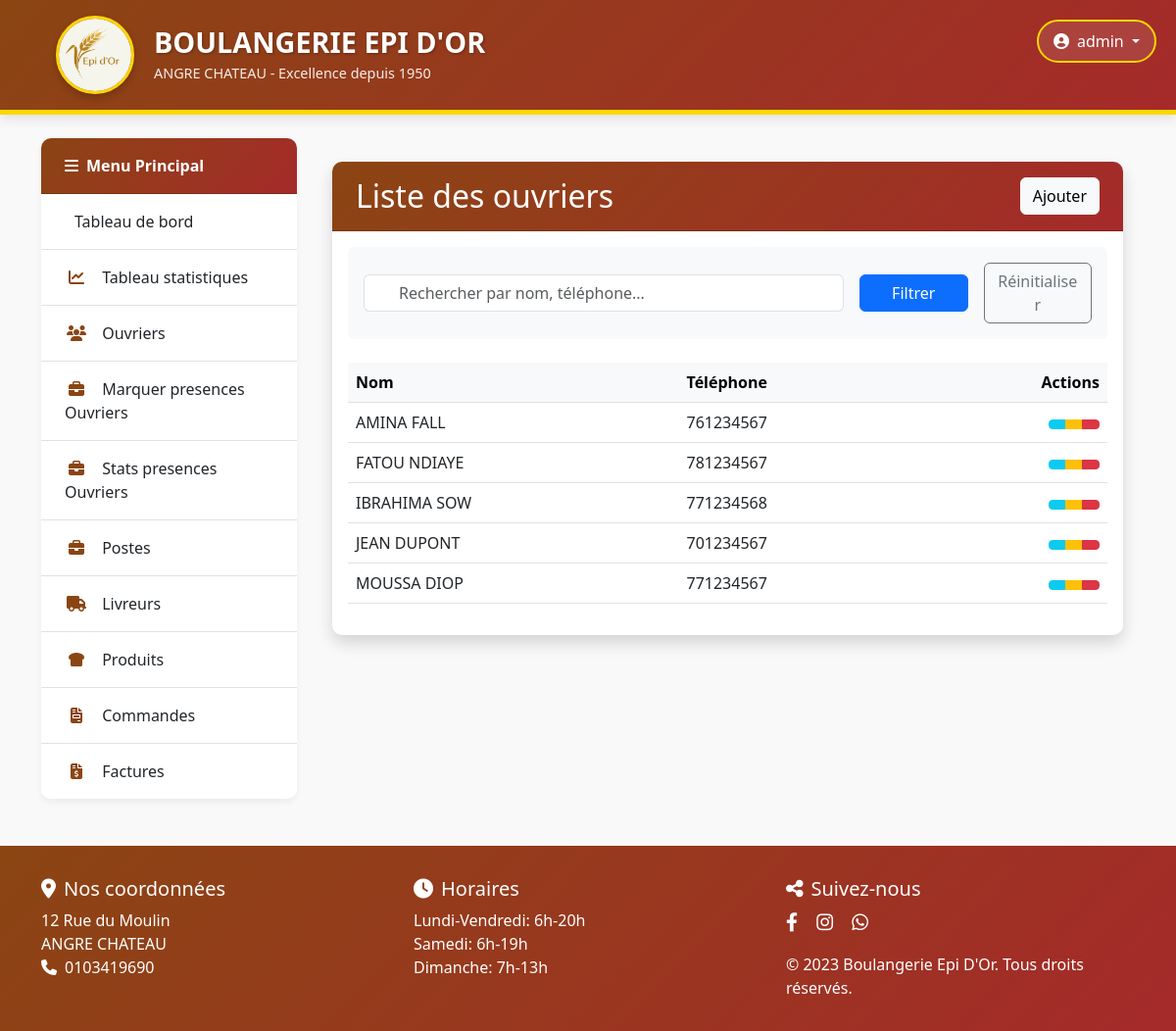
/gestion/ouvriers/ (signed in), run on an earlier commit of the app's database.
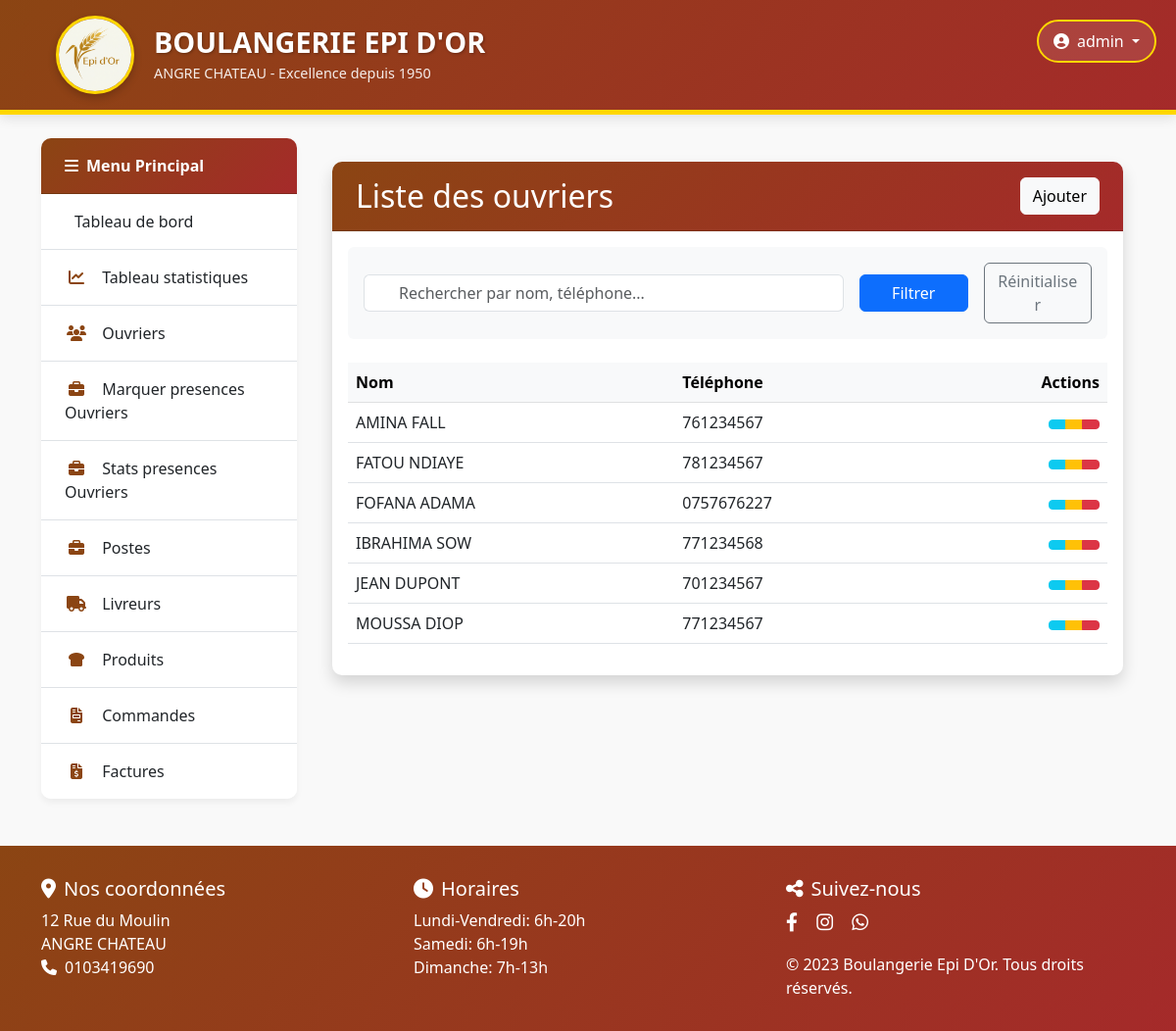
And on a later commit of the database.
### gestion/models.py (models this page shows, shortened)
class Ouvrier(models.Model):
    nom = models.CharField(max_length=100, verbose_name="Nom")
    telephone = models.CharField(max_length=20, unique=True, verbose_name="Téléphone")
    class Meta:
        constraints = [
            models.UniqueConstraint(
                fields=['nom'],
                name='unique_nom_ouvrier',
                condition=models.Q(nom__isnull=False),
                violation_error_message="Un ouvrier avec ce nom existe déjà"
            ),
            models.UniqueConstraint(
                fields=['telephone'],
                name='unique_telephone_ouvrier',
                violation_error_message="Un ouvrier avec ce numéro existe déjà"
            )
        ]
        ordering = ['nom']

### gestion/views.py (the view)
# urls.py: path('ouvriers/', ListeOuvriersView.as_view(), name='liste_ouvriers'),
@method_decorator(login_required, name='dispatch')
class ListeOuvriersView(ListView):
    model = Ouvrier
    template_name = 'gestion/ouvriers/liste.html'
    context_object_name = 'ouvriers'
    paginate_by = 10
    def get_queryset(self):
        queryset = super().get_queryset()
        search_query = self.request.GET.get('q')
        if search_query:
            queryset = queryset.filter(
                models.Q(nom__icontains=search_query) |
                models.Q(telephone__icontains=search_query)
            )
        queryset = queryset.annotate(
            duplicate_names=Count('nom', distinct=False),
            duplicate_phones=Count('telephone', distinct=False)
        )
        return queryset.order_by('nom', 'telephone')

### gestion/templates/gestion/ouvriers/liste.html (shortened to what this page needs)
{% extends 'gestion/base2.html' %}
{% load static %}
{% block content %}
<div class="container mt-4">
    <div class="card shadow">
        <div class="card-header bg-primary text-white d-flex justify-content-between align-items-center">
            <h2 class="mb-0"> Liste des ouvriers</h2>
            <a href="{% url 'ajouter_ouvrier' %}" class="btn btn-light">
                 Ajouter
            </a>
        </div>
        <div class="card-body">
            <div class="search-container mb-4 p-3 bg-light rounded">
                <form method="get" class="row g-3 align-items-center">
                    <div class="col-md-8">
                        <div class="input-group">
                            <span class="input-group-text bg-white border-end-0">
                            </span>
                            <input type="text"
                                   name="q"
                                   class="form-control border-start-0"
                                   placeholder="Rechercher par nom, téléphone..."
                                   value="{{ request.GET.q }}"
                                   aria-label="Recherche">
                        </div>
                    </div>
                    <div class="col-md-2">
                        <button type="submit" class="btn btn-primary w-100">
                             Filtrer
                        </button>
                    </div>
                    <div class="col-md-2">
                        <a href="{% url 'liste_ouvriers' %}" class="btn btn-outline-secondary w-100">
                             Réinitialiser
                        </a>
                    </div>
                </form>
            </div>
            <div class="table-responsive">
                <table class="table table-hover">
                    <thead class="table-light">
                        <tr>
                            <th> Nom</th>
                            <th> Téléphone</th>
                            <th class="text-end"> Actions</th>
                        </tr>
                    </thead>
                    <tbody>
                        {% for ouvrier in ouvriers %}
                        <tr>
                            <td class="align-middle">{{ ouvrier.nom }}</td>
                            <td class="align-middle">{{ ouvrier.telephone }}</td>
                            <td class="text-end">
                                <div class="btn-group" role="group">
                                    <a href="{% url 'detail_ouvrier' ouvrier.pk %}" class="btn btn-sm btn-info" title="Détails">
                                    </a>
                                    <a href="{% url 'modifier_ouvrier' ouvrier.pk %}" class="btn btn-sm btn-warning" title="Modifier">
                                    </a>
                                    <a href="{% url 'supprimer_ouvrier' ouvrier.pk %}" class="btn btn-sm btn-danger" title="Supprimer">
                                    </a>
                                </div>
                            </td>
                        </tr>
                        {% endfor %}
                    </tbody>
                </table>
            </div>
        </div>
    </div>
</div>
{% endblock %}

What changed in the data, as far as the page shows it:
added Ouvrier: nom "FOFANA ADAMA", telephone "0757676227"
